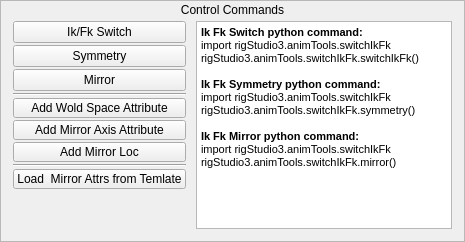
         <widget class="QFrame" name="commands_frame">
          <property name="enabled">
           <bool>true</bool>
          </property>
          <property name="minimumSize">
           <size>
            <width>0</width>
            <height>0</height>
           </size>
          </property>
          <property name="frameShape">
           <enum>QFrame::StyledPanel</enum>
          </property>
          <property name="frameShadow">
           <enum>QFrame::Plain</enum>
          </property>
          <layout class="QVBoxLayout" name="verticalLayout_84">
           <property name="spacing">
            <number>4</number>
           </property>
           <property name="leftMargin">
            <number>2</number>
           </property>
           <property name="topMargin">
            <number>2</number>
           </property>
           <property name="rightMargin">
            <number>2</number>
           </property>
           <property name="bottomMargin">
            <number>2</number>
           </property>
           <item>
            <widget class="QLabel" name="commands_label">
             <property name="text">
              <string>Control Commands</string>
             </property>
             <property name="alignment">
              <set>Qt::AlignCenter</set>
             </property>
             <property name="margin">
              <number>2</number>
             </property>
            </widget>
           </item>
           <item>
            <widget class="QFrame" name="commands_groupFrame">
             <property name="frameShape">
              <enum>QFrame::NoFrame</enum>
             </property>
             <property name="frameShadow">
              <enum>QFrame::Raised</enum>
             </property>
             <layout class="QVBoxLayout" name="verticalLayout_85">
              <property name="spacing">
               <number>4</number>
              </property>
              <property name="leftMargin">
               <number>0</number>
              </property>
              <property name="topMargin">
               <number>0</number>
              </property>
              <property name="rightMargin">
               <number>0</number>
              </property>
              <property name="bottomMargin">
               <number>0</number>
              </property>
              <item>
               <layout class="QHBoxLayout" name="horizontalLayout_50" stretch="0,0">
                <property name="spacing">
                 <number>10</number>
                </property>
                <property name="leftMargin">
                 <number>10</number>
                </property>
                <property name="rightMargin">
                 <number>10</number>
                </property>
                <property name="bottomMargin">
                 <number>10</number>
                </property>
                <item>
                 <layout class="QVBoxLayout" name="verticalLayout_86">
                  <property name="spacing">
                   <number>2</number>
                  </property>
                  <item>
                   <widget class="QPushButton" name="ikFkSwitch_btn">
                    <property name="text">
                     <string>Ik/Fk Switch</string>
                    </property>
                   </widget>
                  </item>
                  <item>
                   <widget class="QPushButton" name="symmetry_btn">
                    <property name="text">
                     <string>Symmetry</string>
                    </property>
                   </widget>
                  </item>
                  <item>
                   <widget class="QPushButton" name="mirror_btn">
                    <property name="text">
                     <string>Mirror</string>
                    </property>
                   </widget>
                  </item>
                  <item>
                   <widget class="Line" name="line_15">
                    <property name="orientation">
                     <enum>Qt::Horizontal</enum>
                    </property>
                   </widget>
                  </item>
                  <item>
                   <widget class="QPushButton" name="addWorldSpaceAttr_btn">
                    <property name="maximumSize">
                     <size>
                      <width>16777215</width>
                      <height>20</height>
                     </size>
                    </property>
                    <property name="text">
                     <string>Add Wold Space Attribute</string>
                    </property>
                   </widget>
                  </item>
                  <item>
                   <widget class="QPushButton" name="addMirrorAxisAttr_btn">
                    <property name="maximumSize">
                     <size>
                      <width>16777215</width>
                      <height>20</height>
                     </size>
                    </property>
                    <property name="text">
                     <string>Add Mirror Axis Attribute</string>
                    </property>
                   </widget>
                  </item>
                  <item>
                   <widget class="QPushButton" name="addMirrorLoc_btn">
                    <property name="maximumSize">
                     <size>
                      <width>16777215</width>
                      <height>20</height>
                     </size>
                    </property>
                    <property name="text">
                     <string>Add Mirror Loc</string>
                    </property>
                   </widget>
                  </item>
                  <item>
                   <widget class="Line" name="line_16">
                    <property name="orientation">
                     <enum>Qt::Horizontal</enum>
                    </property>
                   </widget>
                  </item>
                  <item>
                   <widget class="QPushButton" name="loadMirorTemplates_btn">
                    <property name="maximumSize">
                     <size>
                      <width>16777215</width>
                      <height>20</height>
                     </size>
                    </property>
                    <property name="text">
                     <string>Load  Mirror Attrs from Temlate</string>
                    </property>
                   </widget>
                  </item>
                  <item>
                   <spacer name="verticalSpacer_17">
                    <property name="orientation">
                     <enum>Qt::Vertical</enum>
                    </property>
                    <property name="sizeHint" stdset="0">
                     <size>
                      <width>20</width>
                      <height>40</height>
                     </size>
                    </property>
                   </spacer>
                  </item>
                 </layout>
                </item>
                <item>
                 <widget class="QTextBrowser" name="textBrowser">
                  <property name="sizePolicy">
                   <sizepolicy hsizetype="Expanding" vsizetype="Expanding">
                    <horstretch>0</horstretch>
                    <verstretch>0</verstretch>
                   </sizepolicy>
                  </property>
                  <property name="maximumSize">
                   <size>
                    <width>16777215</width>
                    <height>10000</height>
                   </size>
                  </property>
                  <property name="html">
                   <string>&lt;!DOCTYPE HTML PUBLIC &quot;-//W3C//DTD HTML 4.0//EN&quot; &quot;http://www.w3.org/TR/REC-html40/strict.dtd&quot;&gt;
&lt;html&gt;&lt;head&gt;&lt;meta name=&quot;qrichtext&quot; content=&quot;1&quot; /&gt;&lt;style type=&quot;text/css&quot;&gt;
p, li { white-space: pre-wrap; }
&lt;/style&gt;&lt;/head&gt;&lt;body style=&quot; font-family:'MS Shell Dlg 2'; font-size:8.25pt; font-weight:400; font-style:normal;&quot;&gt;
&lt;p style=&quot; margin-top:0px; margin-bottom:0px; margin-left:0px; margin-right:0px; -qt-block-indent:0; text-indent:0px;&quot;&gt;&lt;span style=&quot; font-weight:600;&quot;&gt;Ik Fk Switch python command:&lt;/span&gt;&lt;/p&gt;
&lt;p style=&quot; margin-top:0px; margin-bottom:0px; margin-left:0px; margin-right:0px; -qt-block-indent:0; text-indent:0px;&quot;&gt;&lt;span style=&quot; font-size:8pt;&quot;&gt;import rigStudio3.animTools.switchIkFk&lt;/span&gt;&lt;/p&gt;
&lt;p style=&quot; margin-top:0px; margin-bottom:0px; margin-left:0px; margin-right:0px; -qt-block-indent:0; text-indent:0px;&quot;&gt;&lt;span style=&quot; font-size:8pt;&quot;&gt;rigStudio3.animTools.switchIkFk.switchIkFk()&lt;/span&gt;&lt;/p&gt;
&lt;p style=&quot;-qt-paragraph-type:empty; margin-top:0px; margin-bottom:0px; margin-left:0px; margin-right:0px; -qt-block-indent:0; text-indent:0px; font-size:8pt;&quot;&gt;&lt;br /&gt;&lt;/p&gt;
&lt;p style=&quot; margin-top:0px; margin-bottom:0px; margin-left:0px; margin-right:0px; -qt-block-indent:0; text-indent:0px;&quot;&gt;&lt;span style=&quot; font-weight:600;&quot;&gt;Ik Fk S&lt;/span&gt;&lt;span style=&quot; font-size:8pt; font-weight:600;&quot;&gt;ymmetry&lt;/span&gt;&lt;span style=&quot; font-weight:600;&quot;&gt; python command:&lt;/span&gt;&lt;/p&gt;
&lt;p style=&quot; margin-top:0px; margin-bottom:0px; margin-left:0px; margin-right:0px; -qt-block-indent:0; text-indent:0px;&quot;&gt;&lt;span style=&quot; font-size:8pt;&quot;&gt;import rigStudio3.animTools.switchIkFk&lt;/span&gt;&lt;/p&gt;
&lt;p style=&quot; margin-top:0px; margin-bottom:0px; margin-left:0px; margin-right:0px; -qt-block-indent:0; text-indent:0px;&quot;&gt;&lt;span style=&quot; font-size:8pt;&quot;&gt;rigStudio3.animTools.switchIkFk.symmetry()&lt;/span&gt;&lt;/p&gt;
&lt;p style=&quot;-qt-paragraph-type:empty; margin-top:0px; margin-bottom:0px; margin-left:0px; margin-right:0px; -qt-block-indent:0; text-indent:0px; font-size:8pt;&quot;&gt;&lt;br /&gt;&lt;/p&gt;
&lt;p style=&quot; margin-top:0px; margin-bottom:0px; margin-left:0px; margin-right:0px; -qt-block-indent:0; text-indent:0px;&quot;&gt;&lt;span style=&quot; font-weight:600;&quot;&gt;Ik Fk &lt;/span&gt;&lt;span style=&quot; font-size:8pt; font-weight:600;&quot;&gt;Mirror&lt;/span&gt;&lt;span style=&quot; font-weight:600;&quot;&gt; python command:&lt;/span&gt;&lt;/p&gt;
&lt;p style=&quot; margin-top:0px; margin-bottom:0px; margin-left:0px; margin-right:0px; -qt-block-indent:0; text-indent:0px;&quot;&gt;&lt;span style=&quot; font-size:8pt;&quot;&gt;import rigStudio3.animTools.switchIkFk&lt;/span&gt;&lt;/p&gt;
&lt;p style=&quot; margin-top:0px; margin-bottom:0px; margin-left:0px; margin-right:0px; -qt-block-indent:0; text-indent:0px;&quot;&gt;&lt;span style=&quot; font-size:8pt;&quot;&gt;rigStudio3.animTools.switchIkFk.mirror()&lt;/span&gt;&lt;/p&gt;&lt;/body&gt;&lt;/html&gt;</string>
                  </property>
                 </widget>
                </item>
               </layout>
              </item>
             </layout>
            </widget>
           </item>
          </layout>
         </widget>
